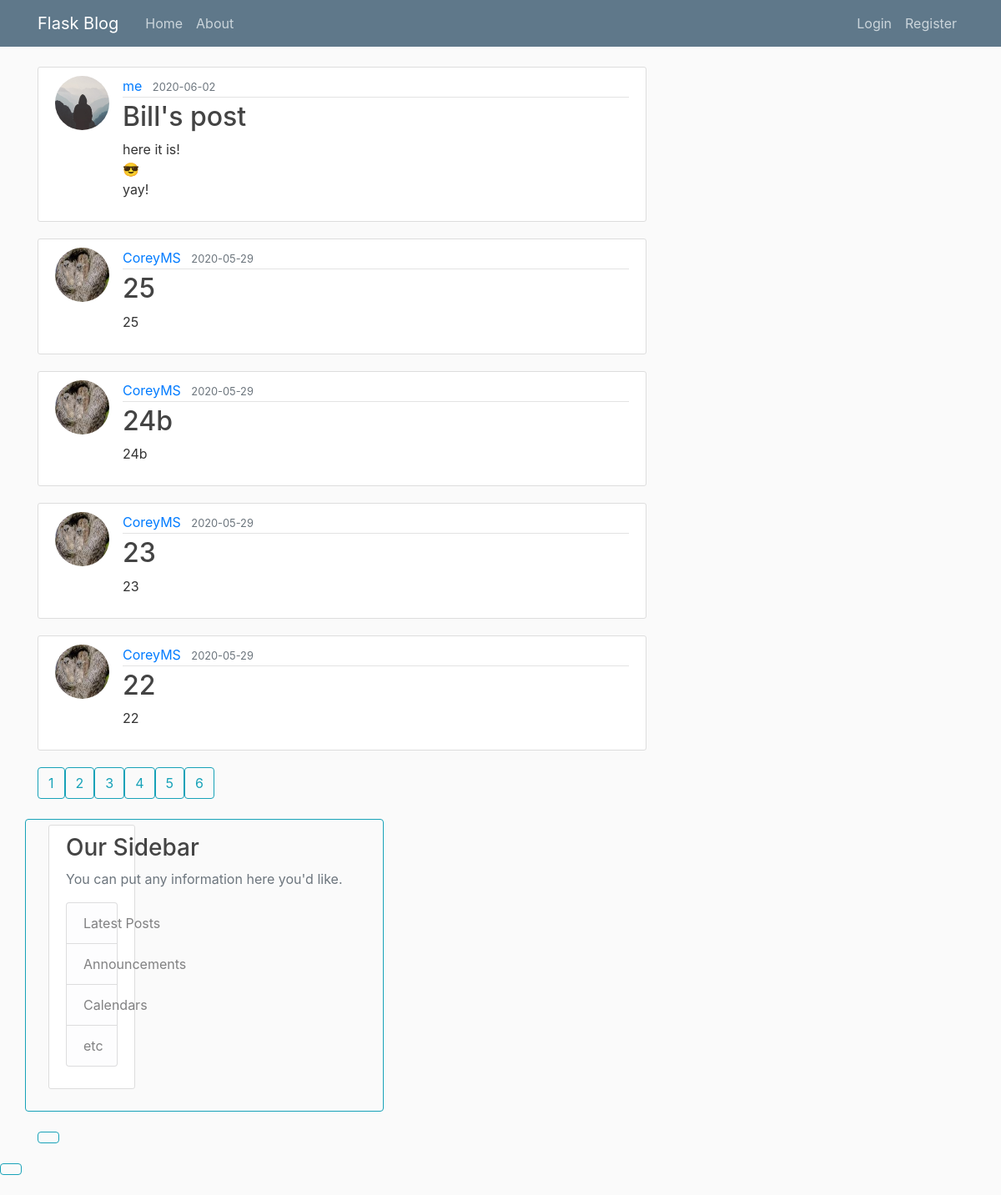
The page /home on the database its author committed.
### flaskblog/models.py (models this page shows, shortened)
class Post(db.Model):
    id = db.Column(db.Integer, primary_key=True)
    title = db.Column(db.String(100), nullable=False)
    date_posted = db.Column(db.DateTime, nullable=False, default=datetime.utcnow)
    content = db.Column(db.Text, nullable=False)
    user_id = db.Column(db.Integer, db.ForeignKey('user.id'), nullable=False)

class User(db.Model, UserMixin):
    id = db.Column(db.Integer, primary_key=True)
    username = db.Column(db.String(20), unique=True, nullable=False)
    email = db.Column(db.String(120), unique=True, nullable=False)
    image_file = db.Column(db.String(20), nullable=False, default='default.jpg')
    password = db.Column(db.String(60), nullable=False)
    posts = db.relationship('Post', backref='author', lazy=True)

### flaskblog/main/routes.py (the view)
@main.route("/")
@main.route("/home")
def home():
    page = request.args.get('page', 1, type=int)
    posts = Post.query.order_by(Post.date_posted.desc()).paginate(page=page, per_page=5)
    return render_template('home.html', posts=posts)

### flaskblog/templates/home.html
{% extends "layout.html" %}
{% block content %}
  {% for post in posts.items %}
    <article class="media content-section">
      <img class="rounded-circle article-img" src="{{ url_for('static', filename='profile_pics/' + post.author.image_file) }}">
  	  <div class="media-body">
  	    <div class="article-metadata">
  	      <a class="mr-2" href="{{ url_for('users.user_posts', username=post.author.username) }}">{{ post.author.username }}</a>
  	      <small class="text-muted">{{ post.date_posted.strftime('%Y-%m-%d') }}</small>
  	    </div>
  	    <h2><a class="article-title" href="{{ url_for('posts.post', post_id=post.id) }}">{{ post.title }}</a></h2>
  	    <p class="article-content">{{ post.content }}</p>
  	  </div>
  	</article>
  {% endfor %}
  {% for page_num in posts.iter_pages() %}
    {% if page_num %}
      <a class="btn btn-outline-info mb-4" href="{{ url_for('main.home', page=page_num) }}">{{  page_num }}
    {% else %}
      ...
    {% endif %}
  {% endfor %}
{% endblock content %}

### flaskblog/templates/layout.html (shortened to what this page needs)
<!DOCTYPE html>
<html lang="en" dir="ltr">
  <head>
    <link rel="stylesheet" href="https://maxcdn.bootstrapcdn.com/bootstrap/4.0.0/css/bootstrap.min.css">
    <link rel="stylesheet" type="text/css" href="{{ url_for('static', filename='main.css') }}">
  </head>
  <body>
    <header class="site-header">
      <header class="site-header">
    <header class="site-header">
  	  <nav class="navbar navbar-expand-md navbar-dark bg-steel fixed-top">
  	    <div class="container">
  	      <a class="navbar-brand mr-4" href="/">Flask Blog</a>
  	      <div class="collapse navbar-collapse" id="navbarToggle">
  	        <div class="navbar-nav mr-auto">
  	          <a class="nav-item nav-link" href="{{ url_for('main.home') }}">Home</a>
  	          <a class="nav-item nav-link" href="{{ url_for('main.about') }}">About</a>
  	        </div>
  	        <div class="navbar-nav">
              {% if current_user.is_authenticated %}
                <a class="nav-item nav-link" href="{{ url_for('posts.new_post') }}">New Post</a>
                <a class="nav-item nav-link" href="{{ url_for('users.account') }}">Account</a>
                <a class="nav-item nav-link" href="{{ url_for('users.logout') }}">Logout</a>
              {% else %}
    	          <a class="nav-item nav-link" href="{{ url_for('users.login') }}">Login</a>
    	          <a class="nav-item nav-link" href="{{ url_for('users.register') }}">Register</a>
              {% endif %}
  	        </div>
  	      </div>
  	    </div>
  	  </nav>
  	</header>
    <main role="main" class="container">
  	  <div class="row">
  	    <div class="col-md-8">
  	      {% block content %}{% endblock %}
  	    </div>
  	    <div class="col-md-4">
  	      <div class="content-section">
  	        <h3>Our Sidebar</h3>
  	        <p class='text-muted'>You can put any information here you'd like.
  	          <ul class="list-group">
  	            <li class="list-group-item list-group-item-light">Latest Posts</li>
  	            <li class="list-group-item list-group-item-light">Announcements</li>
  	            <li class="list-group-item list-group-item-light">Calendars</li>
  	            <li class="list-group-item list-group-item-light">etc</li>
  	          </ul>
  	        </p>
  	      </div>
  	    </div>
  	  </div>
  	</main>
  </body>
</html>

### flaskblog/static/main.css (style rules this page uses)
body { background: #fafafa; color: #333333; margin-top: 5rem; }
h1, h2, h3, h4, h5, h6 { color: #444444; }
.bg-steel { background-color: #5f788a; }
.site-header .navbar-nav .nav-link { color: #cbd5db; }
.content-section { background: #ffffff; padding: 10px 20px; border: 1px solid #dddddd; border-radius: 3px; margin-bottom: 20px; }
.article-title { color: #444444; }
.article-content { white-space: pre-line; }
.article-img { height: 65px; width: 65px; margin-right: 16px; }
.article-metadata { padding-bottom: 1px; margin-bottom: 4px; border-bottom: 1px solid #e3e3e3 }

### rows shown on the page
Post: image_file (placeholder picture), author.username "me", date_posted "2020-06-02", title "Bill's post", content "here it is! 😎 yay!"
Post: image_file (picture), author.username "CoreyMS", date_posted "2020-05-29", title "25", content "25"
Post: image_file (picture), author.username "CoreyMS", date_posted "2020-05-29", title "24b", content "24b"
Post: image_file (picture), author.username "CoreyMS", date_posted "2020-05-29", title "23", content "23"
Post: image_file (picture), author.username "CoreyMS", date_posted "2020-05-29", title "22", content "22"

### other values the page prints
{{ page_num }} "1" "2" "3" "4" "5" "6"
